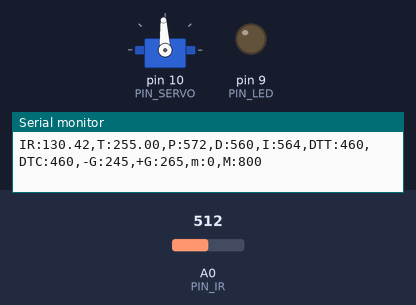
The sketch below on a simulated Arduino Uno, built with avr-gcc and run on an emulated ATmega328P. On the bench: servo, output pins drawn as LEDs (lit = HIGH), the last lines printed to the serial monitor. Inputs (shaded band) come from the test bench; at power-on: A0 (PIN_IR) = 512.

Above: at 1.2 s.
1.3 s: A0 (PIN_IR) set to 400
At 1.48 s:
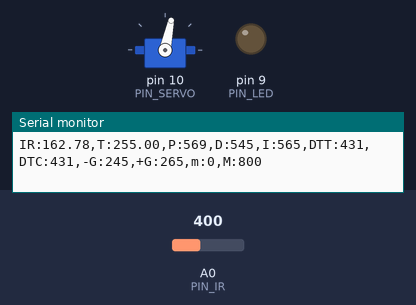
3.1 s: A0 (PIN_IR) set to 245
At 3.34 s:
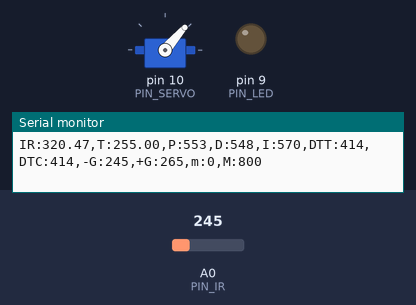
6.1 s: A0 (PIN_IR) set to 265
Timing chart, 0 to 15.1 s (numbered marks = the images above; inputs shaded):
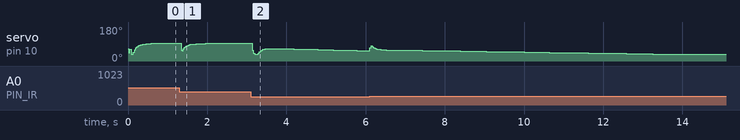

Measured:
- by itself, servo on pin 10 (PIN_SERVO): rises from 54° to 82° in 0.03 s, then falls to 35° in 7.7 s

The sketch:

PID_control.ino
```cpp
#include <Servo.h>

/////////////////////////////
// Configurable parameters //
/////////////////////////////

// Arduino pin assignment
#define PIN_LED 9
#define PIN_SERVO 10
#define PIN_IR A0

// Framework setting
#define _DIST_TARGET 255
#define _DIST_MIN 100
#define _DIST_MAX 410

#define _POS_START (_DUTY_MIN + 100)
#define _POS_END (_DUTY_MAX - 100)

// Servo range
#define _DUTY_MIN 900
#define _DUTY_NEU 1200
#define _DUTY_MAX 1500

// Servo speed control
#define _SERVO_ANGLE 20
#define _SERVO_SPEED 300

// Event periods
#define _INTERVAL_SERVO 20
#define _INTERVAL_SERIAL 100

// PID parameters
#define _KP 2
#define _KD 40
#define _KI 0.02

// ir_filter
#define _INTERVAL_DIST 30  // DELAY_MICROS * samples_num^2 의 값이 최종 거리측정 인터벌임. 넉넉하게 30ms 잡음.
#define DELAY_MICROS  1500 // 필터에 넣을 샘플값을 측정하는 딜레이(고정값!)
#define EMA_ALPHA 0.3     // EMA 필터 값을 결정하는 ALPHA 값. 작성자가 생각하는 최적값임.
float dist_ema=0;            // EMA 필터에 사용할 변수
float filtered_dist;       // 최종 측정된 거리값을 넣을 변수. loop()안에 filtered_dist = filtered_ir_distance(); 형태로 사용하면 됨.
float samples_num = 3;     // 스파이크 제거를 위한 부분필터에 샘플을 몇개 측정할 것인지. 3개로 충분함! 가능하면 수정하지 말 것.

//////////////////////
// global variables //
//////////////////////

// Servo instance
Servo myservo;

// Distance sensor
float dist_target;
float dist_raw;

// Event periods
unsigned long last_sampling_time_dist, last_sampling_time_servo, last_sampling_time_serial;
bool event_dist, event_servo, event_serial;
// Servo speed control
int duty_chg_per_interval;
int duty_target, duty_curr, duty_neutral;
int dist_min, dist_max;

// PID variables
float error_curr, error_prev, control, pterm, dterm, iterm;

//ir_cali
const float coE[] = {0.0000009, -0.0000932, 1.2851013, 9.6977433};


void setup() {
// initialize GPIO pins for LED and attach servo
pinMode(PIN_LED,OUTPUT);
myservo.attach(PIN_SERVO);
duty_target = duty_curr = _POS_START;
duty_neutral = _DUTY_NEU;
error_prev = 0;
// initialize global variables
dist_min = _DIST_MIN;
dist_max= _DIST_MAX;
dist_target = _DIST_TARGET;
pterm = iterm = dterm = 0;

// move servo to neutral position
myservo.writeMicroseconds(_DUTY_NEU);

// initialize serial port
Serial.begin(57600);

// initialize last sampling time
  last_sampling_time_dist = last_sampling_time_serial = last_sampling_time_servo = 0;
  event_dist = event_serial = event_servo = false;

// convert angle speed into duty change per interval.
  duty_chg_per_interval =(float)(_DUTY_MAX - _DUTY_MIN) * (_SERVO_SPEED / _SERVO_ANGLE) * (_INTERVAL_SERVO / 1000.0);

}


void loop() {
/////////////////////
// Event generator //
/////////////////////
  unsigned long time_curr = millis();
  if(time_curr >= last_sampling_time_dist + _INTERVAL_DIST) {
        last_sampling_time_dist += _INTERVAL_DIST;
        event_dist = true;
  }
  if(time_curr >= last_sampling_time_serial + _INTERVAL_SERIAL) {
        last_sampling_time_serial += _INTERVAL_SERIAL;
        event_serial = true;
  }
  if(time_curr >= last_sampling_time_servo + _INTERVAL_SERVO) {
      last_sampling_time_servo += _INTERVAL_SERVO;
      event_servo = true;
  }


////////////////////
// Event handlers //
////////////////////

  if(event_dist) {
     event_dist = false;
  // get a distance reading from the distance sensor
     dist_raw = filtered_ir_distance();

  // PID control logic
     error_curr = dist_target - dist_raw;
     pterm =  _KP * error_curr;
     dterm = _KD * (error_curr - error_prev);
     iterm += _KI * error_curr;
     control = pterm + dterm + iterm;

  // duty_target = f(duty_neutral, control)
     duty_target = _DUTY_NEU + control;

  // keep duty_target value within the range of [_DUTY_MIN, _DUTY_MAX]
     if(duty_target < _DUTY_MIN) duty_target = _DUTY_MIN; //lower limit
     if(duty_target > _DUTY_MAX) duty_target = _DUTY_MAX; //upper limit

  //update error_prev
     error_prev = error_curr;
  }

  if(event_servo) {
    event_servo = false;

    // adjust duty_curr toward duty_target by duty_chg_per_interval
     if(duty_target > duty_curr) {
        duty_curr += duty_chg_per_interval;
        if(duty_curr > duty_target) duty_curr = duty_target;
      }
      else {
        duty_curr -= duty_chg_per_interval;
        if(duty_curr < duty_target) duty_curr = duty_target;
  }

    // update servo position
  myservo.writeMicroseconds(duty_curr);

  }

  if(event_serial) {
    event_serial = false;
    Serial.print("IR:");
    Serial.print(dist_raw);
    Serial.print(",T:");
    Serial.print(dist_target);
    Serial.print(",P:");
    Serial.print(map(pterm,-1000,1000,510,610));
    Serial.print(",D:");
    Serial.print(map(dterm,-1000,1000,510,610));
    Serial.print(",I:");
    Serial.print(map(iterm,-1000,1000,510,610));
    Serial.print(",DTT:");
    Serial.print(map(duty_target,1000,2000,410,510));
    Serial.print(",DTC:");
    Serial.print(map(duty_curr,1000,2000,410,510));
    Serial.println(",-G:245,+G:265,m:0,M:800");
  }

}

float ir_distance(void){ // return value unit: mm
  float val;
  float volt = float(analogRead(PIN_IR));
  val = ((6762.0/(volt-9.0))-4.0) * 10.0;
  return val;
}
float under_noise_filter(void){ // 아래로 떨어지는 형태의 스파이크를 제거해주는 필터
  int currReading;
  int largestReading = 0;
  for (int i = 0; i < samples_num; i++) {
    currReading = ir_distance();
    if (currReading > largestReading) { largestReading = currReading; }
    // Delay a short time before taking another reading
    delayMicroseconds(DELAY_MICROS);
  }
  return largestReading;
}

float filtered_ir_distance(void){ // 아래로 떨어지는 형태의 스파이크를 제거 후, 위로 치솟는 스파이크를 제거하고 EMA필터를 적용함.
  // under_noise_filter를 통과한 값을 upper_nosie_filter에 넣어 최종 값이 나옴.
  int currReading;
  int lowestReading = 1024;
  for (int i = 0; i < samples_num; i++) {
    currReading = under_noise_filter();
    if (currReading < lowestReading) { lowestReading = currReading; }
  }
  // eam 필터 추가
  dist_ema = EMA_ALPHA*lowestReading + (1-EMA_ALPHA)*dist_ema;
  dist_raw = coE[0] * pow(dist_ema, 3) + coE[1] * pow(dist_ema, 2) + coE[2] * dist_ema + coE[3];

  return dist_raw;
}
```
